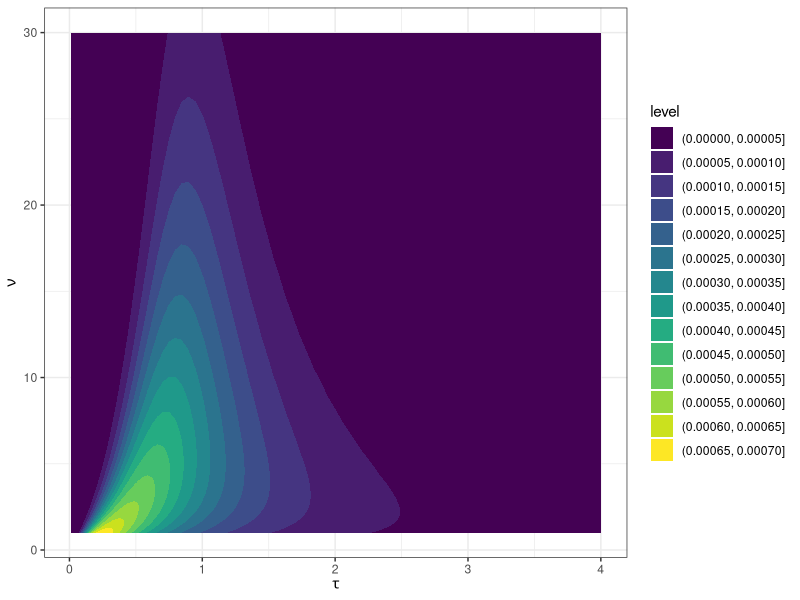
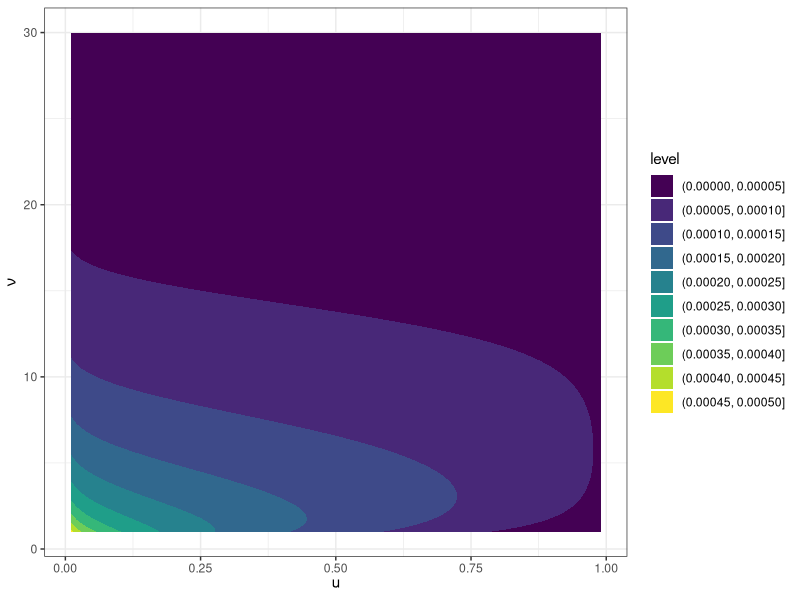
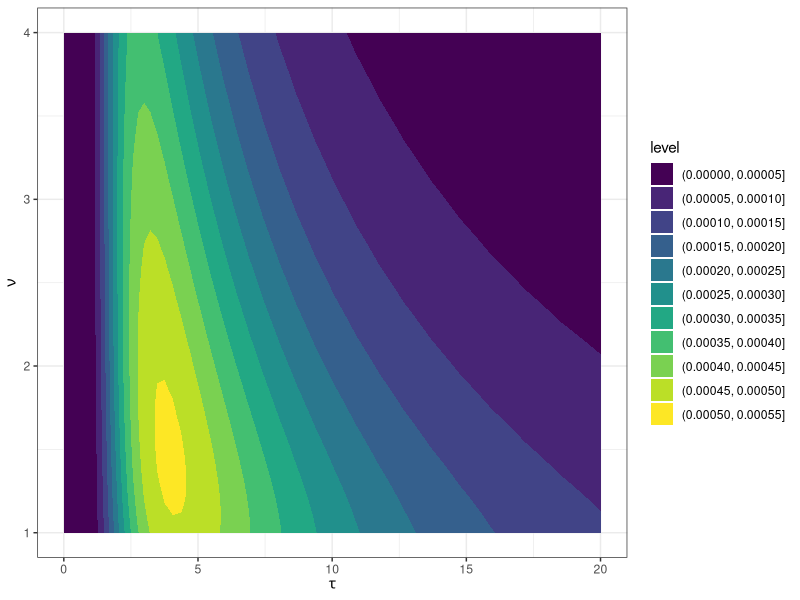
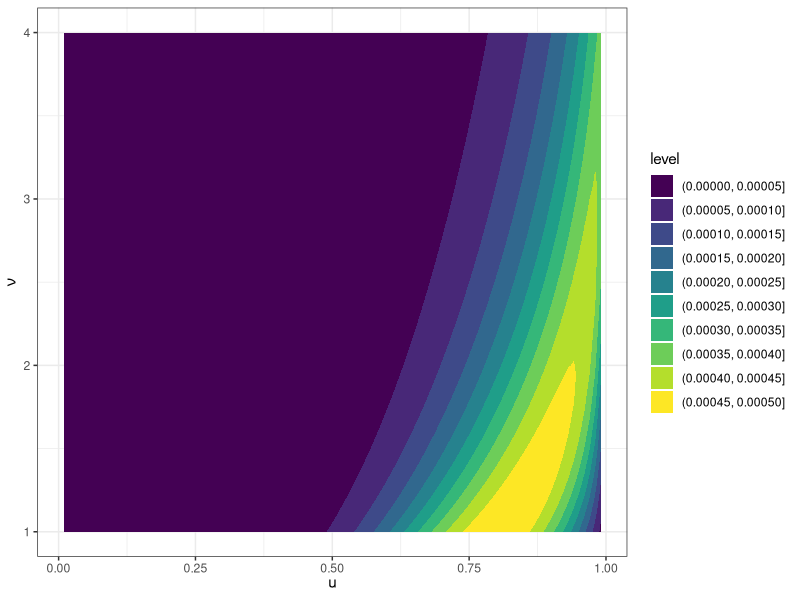

Write the R code that produced these figures, in order.
# Copyright Darjus Hosszejni, 2021
# See README and LICENSE for further information

# ggplot2
library(tidyverse)

pdf("contour-y-small-top.pdf", height=4, width=7)
# Contour plot of p(nu, tau | y = 0)
y <- 0
# Mesh
tibble(Tau = rep(exp(seq(from = log(0.01), to = log(4), length.out = 101)), times = 101),
       Nu = rep(exp(seq(from = log(1), to = log(30), length.out = 101)), each = 101)) %>%
  mutate(Posterior = dnorm(y, 0, sqrt(Tau), log = TRUE) +
           dgamma(1 / Tau, .5 * Nu, .5 * Nu, log = TRUE) - 2 * log(Tau) +
           dexp(Nu, 0.1, log = TRUE)) %>%
  mutate(Posterior = exp(Posterior - max(Posterior))) %>%
  mutate(Posterior = Posterior / sum(Posterior)) %>%
  ggplot(aes(x = Tau, y = Nu, z = Posterior)) +
  geom_contour_filled() +
  xlab(expression(tau)) +
  ylab(expression(nu)) +
  theme_bw()
dev.off()

pdf("contour-y-small-bottom.pdf", height=4, width=7)
# Contour plot of p(nu, tau | y = 0)
y <- 0
# Mesh
tibble(U = rep(seq(from = 0.01, to = 0.99, length.out = 101), times = 101),
       Nu = rep(exp(seq(from = log(1), to = log(30), length.out = 101)), each = 101)) %>%
  mutate(Posterior = dnorm(y, 0, sqrt(1 / qgamma(1 - U, .5 * Nu, .5 * Nu)), log = TRUE) +
             dexp(Nu, 0.1, log = TRUE)) %>%
  mutate(Posterior = exp(Posterior - max(Posterior))) %>%
  mutate(Posterior = Posterior / sum(Posterior)) %>%
  ggplot(aes(x = U, y = Nu, z = Posterior)) +
  geom_contour_filled() +
  xlab(expression(u)) +
  ylab(expression(nu)) +
  theme_bw()
dev.off()

pdf("contour-y-large-top.pdf", height=4, width=7)
# Contour plot of p(nu, tau | y = 4)
y <- 4
# Mesh
tibble(Tau = rep(exp(seq(from = log(0.01), to = log(20), length.out = 101)), times = 101),
       Nu = rep(exp(seq(from = log(1), to = log(4), length.out = 101)), each = 101)) %>%
  mutate(Posterior = dnorm(y, 0, sqrt(Tau), log = TRUE) +
           dgamma(1 / Tau, .5 * Nu, .5 * Nu, log = TRUE) - 2 * log(Tau) +
           dexp(Nu, 0.1, log = TRUE)) %>%
  mutate(Posterior = exp(Posterior - max(Posterior))) %>%
  mutate(Posterior = Posterior / sum(Posterior)) %>%
  ggplot(aes(x = Tau, y = Nu, z = Posterior)) +
  geom_contour_filled() +
  xlab(expression(tau)) +
  ylab(expression(nu)) +
  theme_bw()
dev.off()

pdf("contour-y-large-bottom.pdf", height=4, width=7)
# Contour plot of p(nu, tau | y = 4)
y <- 4
# Mesh
tibble(U = rep(seq(from = 0.01, to = 0.99, length.out = 101), times = 101),
       Nu = rep(exp(seq(from = log(1), to = log(4), length.out = 101)), each = 101)) %>%
  mutate(Posterior = dnorm(y, 0, sqrt(1 / qgamma(1 - U, .5 * Nu, .5 * Nu)), log = TRUE) +
             dexp(Nu, 0.1, log = TRUE)) %>%
  mutate(Posterior = exp(Posterior - max(Posterior))) %>%
  mutate(Posterior = Posterior / sum(Posterior)) %>%
  ggplot(aes(x = U, y = Nu, z = Posterior)) +
  geom_contour_filled() +
  xlab(expression(u)) +
  ylab(expression(nu)) +
  theme_bw()
dev.off()
